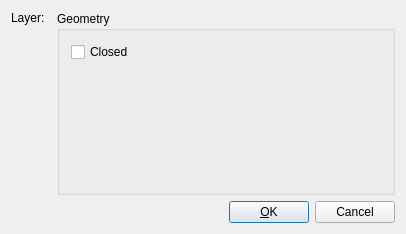
<?xml version="1.0" encoding="UTF-8"?>
<ui version="4.0">
 <class>QG_DlgPolyline</class>
 <widget class="QDialog" name="QG_DlgPolyline">
  <property name="geometry">
   <rect>
    <x>0</x>
    <y>0</y>
    <width>406</width>
    <height>234</height>
   </rect>
  </property>
  <property name="sizePolicy">
   <sizepolicy hsizetype="Minimum" vsizetype="Minimum">
    <horstretch>0</horstretch>
    <verstretch>0</verstretch>
   </sizepolicy>
  </property>
  <property name="minimumSize">
   <size>
    <width>300</width>
    <height>190</height>
   </size>
  </property>
  <property name="windowTitle">
   <string>Polyline</string>
  </property>
  <layout class="QVBoxLayout">
   <item>
    <layout class="QHBoxLayout">
     <item>
      <layout class="QVBoxLayout">
       <item>
        <layout class="QHBoxLayout">
         <item>
          <widget class="QLabel" name="lLayer">
           <property name="sizePolicy">
            <sizepolicy hsizetype="Preferred" vsizetype="Preferred">
             <horstretch>0</horstretch>
             <verstretch>0</verstretch>
            </sizepolicy>
           </property>
           <property name="text">
            <string>Layer:</string>
           </property>
           <property name="wordWrap">
            <bool>false</bool>
           </property>
          </widget>
         </item>
         <item>
          <widget class="QG_LayerBox" name="cbLayer" native="true"/>
         </item>
        </layout>
       </item>
       <item>
        <widget class="QG_WidgetPen" name="wPen" native="true">
         <property name="sizePolicy">
          <sizepolicy hsizetype="MinimumExpanding" vsizetype="MinimumExpanding">
           <horstretch>0</horstretch>
           <verstretch>0</verstretch>
          </sizepolicy>
         </property>
        </widget>
       </item>
      </layout>
     </item>
     <item>
      <widget class="QGroupBox" name="buttonGroup8">
       <property name="sizePolicy">
        <sizepolicy hsizetype="Preferred" vsizetype="Preferred">
         <horstretch>1</horstretch>
         <verstretch>0</verstretch>
        </sizepolicy>
       </property>
       <property name="title">
        <string>Geometry</string>
       </property>
       <layout class="QGridLayout">
        <item row="1" column="0">
         <spacer name="spacer58">
          <property name="orientation">
           <enum>Qt::Vertical</enum>
          </property>
          <property name="sizeType">
           <enum>QSizePolicy::Expanding</enum>
          </property>
          <property name="sizeHint" stdset="0">
           <size>
            <width>20</width>
            <height>20</height>
           </size>
          </property>
         </spacer>
        </item>
        <item row="1" column="1">
         <spacer name="spacer61">
          <property name="orientation">
           <enum>Qt::Vertical</enum>
          </property>
          <property name="sizeType">
           <enum>QSizePolicy::Expanding</enum>
          </property>
          <property name="sizeHint" stdset="0">
           <size>
            <width>20</width>
            <height>20</height>
           </size>
          </property>
         </spacer>
        </item>
        <item row="0" column="0" colspan="2">
         <widget class="QCheckBox" name="cbClosed">
          <property name="text">
           <string>Closed</string>
          </property>
         </widget>
        </item>
       </layout>
      </widget>
     </item>
    </layout>
   </item>
   <item>
    <layout class="QHBoxLayout">
     <item>
      <spacer name="spacer">
       <property name="orientation">
        <enum>Qt::Horizontal</enum>
       </property>
       <property name="sizeType">
        <enum>QSizePolicy::Expanding</enum>
       </property>
       <property name="sizeHint" stdset="0">
        <size>
         <width>40</width>
         <height>20</height>
        </size>
       </property>
      </spacer>
     </item>
     <item>
      <widget class="QPushButton" name="bOk">
       <property name="text">
        <string>&amp;OK</string>
       </property>
       <property name="shortcut">
        <string>Alt+O</string>
       </property>
       <property name="default">
        <bool>true</bool>
       </property>
      </widget>
     </item>
     <item>
      <widget class="QPushButton" name="bCancel">
       <property name="text">
        <string>Cancel</string>
       </property>
       <property name="shortcut">
        <string>Esc</string>
       </property>
      </widget>
     </item>
    </layout>
   </item>
  </layout>
 </widget>
 <layoutdefault spacing="6" margin="11"/>
 <customwidgets>
  <customwidget>
   <class>QG_WidgetPen</class>
   <extends>QWidget</extends>
   <header>qg_widgetpen.h</header>
  </customwidget>
  <customwidget>
   <class>QG_LayerBox</class>
   <extends>QWidget</extends>
   <header>qg_layerbox.h</header>
  </customwidget>
 </customwidgets>
 <tabstops>
  <tabstop>bOk</tabstop>
  <tabstop>bCancel</tabstop>
 </tabstops>
 <resources/>
  <connections>
    <connection>
      <sender>bOk</sender>
      <signal>clicked()</signal>
      <receiver>QG_DlgPolyline</receiver>
      <slot>accept()</slot>
    </connection>
    <connection>
      <sender>bCancel</sender>
      <signal>clicked()</signal>
      <receiver>QG_DlgPolyline</receiver>
      <slot>reject()</slot>
    </connection>
  </connections>
</ui>
